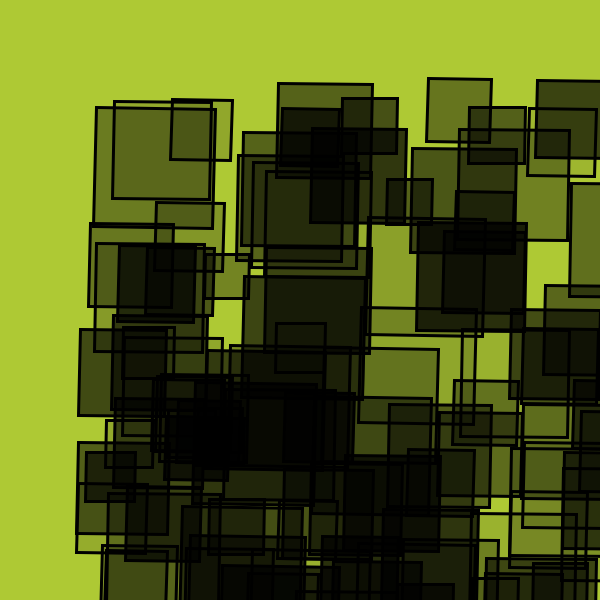
Frame 1 (no input)
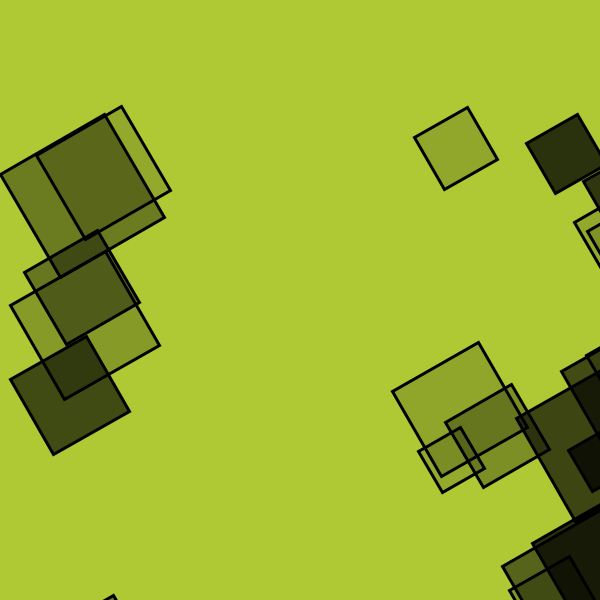
Frame 60 (the mouse pressed at the canvas centre just before this capture)
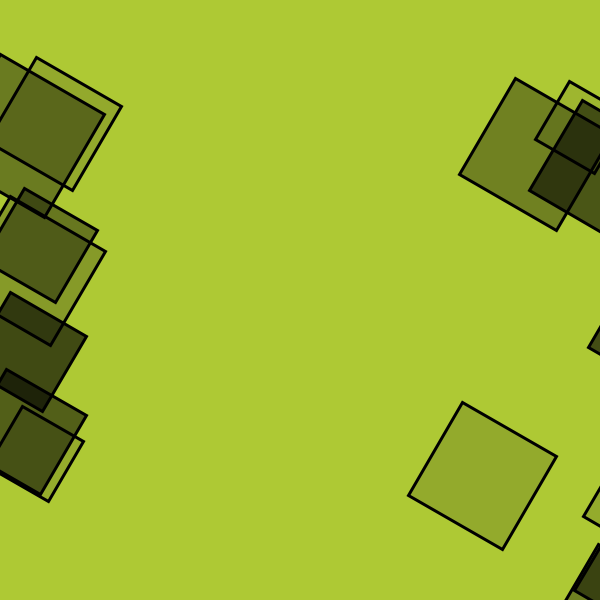
Frame 120 (the mouse held since frame 60 and released just before this capture)

The Processing sketch that drew these frames (run headless with seeded random() and noise(); from frame 60 on, the mouse is pressed at the canvas centre):

// Processing sketch: processing_56640
// ── processing_56640.pde

//computer arts for processing 60-257
//hw #11 a psuedo screensaver
//copyright kyree 2012

final int MAX = 100;
float [] x;
float [] y;
float [] ht;
float [] wd;
float [] ax;
float [] ay;
color [] c;


void setup()
{
 size (600,600);
 smooth();
 
  x = new float [MAX];
  initFloatArray(x, 70, width);    
  y = new float [MAX];
  initFloatArray(y, 70, height);  
  ht = new float [MAX];
  initFloatArray(ht, 70, width*.25);
  wd = new float [MAX];
  initFloatArray(wd, 70, width);  
  ax = new float [MAX];
  initFloatArray(ax, 5, 10);    
  ay = new float [MAX];
  initFloatArray(ay, 5, 10);    
  c = new color [MAX];
  initColorArray();

}

void draw()
{
 background (#AEC934); 
 drawBoxes();
 shakeBoxes();
}


void initFloatArray(float [ ] ray, float low, float high)
{
  for (int i=0; i < ray.length; i++)
  {
    ray[i] = int(random(low,high));
  }
}



void initColorArray( )
{
  for (int i=0; i < c.length; i++)
  {
    c[i] = color(#cdcdcd, random(20,200));
  }
}


void drawBoxes()
{
  strokeWeight(3);
  for (int i=0; i < MAX; i++)
  {
    
    fill(c[i]);
    pushMatrix();
    translate(x[i],y[i]);
    rotate(radians(frameCount));
    rect(0,0, ht[i]-25, ht[i]-25);
    popMatrix();
  }
}
    

void shakeBoxes()
{
  for (int i=0; i < MAX; i++)
    {
    x[i] = x[i] + ax[i];
    if (x[i]/2+(ht[i]/2) > width)
      {
      ax[i] = -ax[i];
       }
 
    else if (x[i]/2 - (ht[i]/2) <0)
      {
      ax[i] = -ax[i];
      }
    
    
    
    y[i] = y[i] + ay[i];
    if (y[i]/2+(wd[i]/2) > height)
      {
      ay[i] = -ay[i];
      }
    
    else if (y[i]/2-(wd[i]/2) < 0)
      {
      ay[i] = -ay[i];
      }
    }
}
